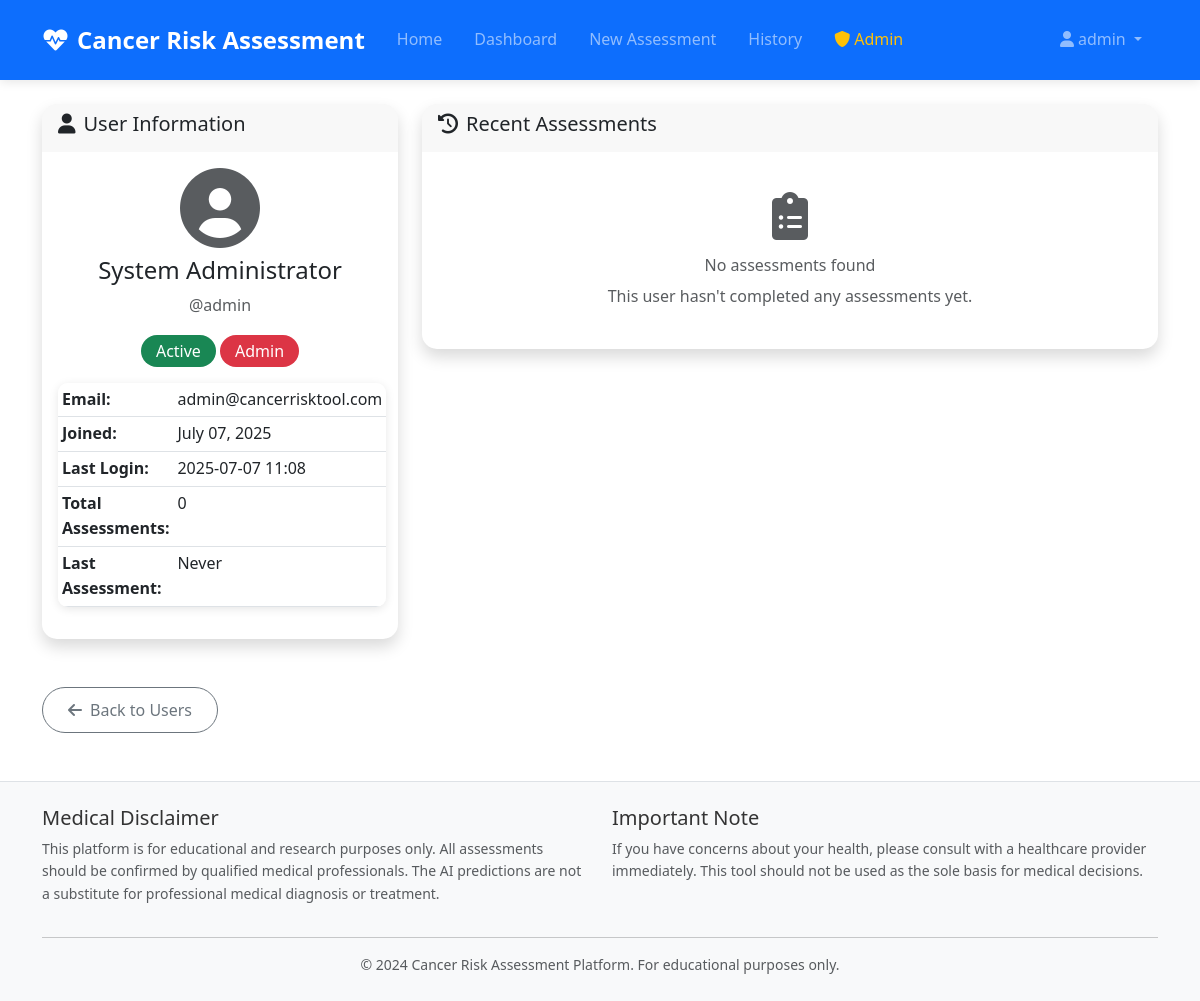
The app's page /admin/users/2 (signed in), older data.
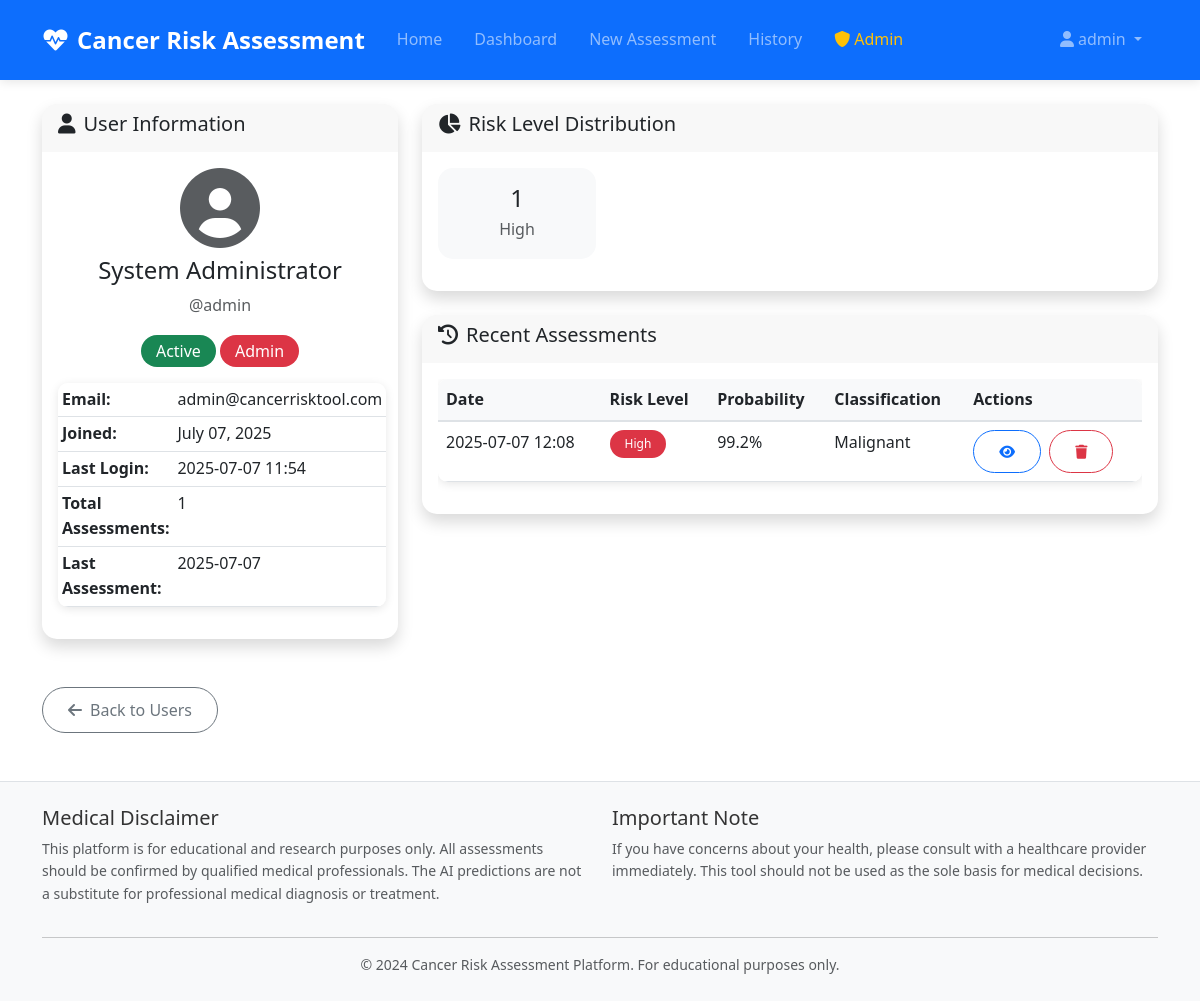
The same page, newer data.
### CancerRiskChecker/models/user.py (models this page shows, shortened)
class User(UserMixin, db.Model):
    __tablename__ = 'users'
    id = db.Column(db.Integer, primary_key=True)
    username = db.Column(db.String(64), unique=True, nullable=False, index=True)
    email = db.Column(db.String(120), unique=True, nullable=False, index=True)
    full_name = db.Column(db.String(100), nullable=True)
    password_hash = db.Column(db.String(256), nullable=False)
    created_at = db.Column(db.DateTime, default=datetime.utcnow, nullable=False)
    updated_at = db.Column(db.DateTime, default=datetime.utcnow, onupdate=datetime.utcnow)
    last_login = db.Column(db.DateTime, nullable=True)
    last_assessment = db.Column(db.DateTime, nullable=True)
    total_assessments = db.Column(db.Integer, default=0, nullable=False)
    is_active = db.Column(db.Boolean, default=True, nullable=False)
    is_admin = db.Column(db.Boolean, default=False, nullable=False)
    assessments = db.relationship('Assessment', backref='user', lazy='dynamic',
                                cascade='all, delete-orphan')
    def get_risk_distribution(self):
        from ..models.assessment import Assessment
        return db.session.query(
            Assessment.risk_level,
            db.func.count(Assessment.id).label('count')
        ).filter_by(user_id=self.id).group_by(Assessment.risk_level).all()

### CancerRiskChecker/models/assessment.py (models this page shows, shortened)
class Assessment(db.Model):
    __tablename__ = 'assessments'
    id = db.Column(db.Integer, primary_key=True)
    user_id = db.Column(db.Integer, db.ForeignKey('users.id'), nullable=False, index=True)
    timestamp = db.Column(db.DateTime, default=datetime.utcnow, nullable=False, index=True)
    radius_mean = db.Column(db.Float, nullable=False)
    texture_mean = db.Column(db.Float, nullable=False)
    perimeter_mean = db.Column(db.Float, nullable=False)
    area_mean = db.Column(db.Float, nullable=False)
    concave_points_mean = db.Column(db.Float, nullable=False)
    symmetry_mean = db.Column(db.Float, nullable=False)
    prediction_probability = db.Column(db.Float, nullable=False)
    prediction_class = db.Column(db.Integer, nullable=False)  # 0 for benign, 1 for malignant
    risk_level = db.Column(db.String(20), nullable=False, index=True)  # Very Low, Low, Moderate, High
    model_version = db.Column(db.String(50), default='1.0', nullable=False)
    processing_time = db.Column(db.Float, nullable=True)  # Time taken for prediction
    @property
    def prediction_text(self):
        return 'Malignant' if self.prediction_class == 1 else 'Benign'
    @property
    def probability_percentage(self):
        return round(self.prediction_probability * 100, 1)
    @property
    def risk_color(self):
        risk_colors = {
            'Very Low': 'success',
            'Low': 'primary',
            'Moderate': 'warning',
            'High': 'danger'
        }
        return risk_colors.get(self.risk_level, 'secondary')

### CancerRiskChecker/blueprints/admin.py (the view)
@admin_bp.route('/users/<int:user_id>')
@login_required
@admin_required
def user_detail(user_id):
    from ..models.user import User
    from ..models.assessment import Assessment
    user = User.query.get_or_404(user_id)
    recent_assessments = Assessment.query.filter_by(user_id=user.id)\
        .order_by(Assessment.timestamp.desc()).limit(10).all()
    risk_distribution = user.get_risk_distribution()
    return render_template('admin/user_detail.html',
                         user=user,
                         recent_assessments=recent_assessments,
                         risk_distribution=dict(risk_distribution))

### CancerRiskChecker/blueprints/admin.py (called while the page is built)
def admin_required(f):
    @wraps(f)
    def decorated_function(*args, **kwargs):
        if not current_user.is_authenticated or not current_user.is_admin:
            flash('Admin access required.', 'danger')
            return redirect(url_for('main.index'))
        return f(*args, **kwargs)
    return decorated_function

### CancerRiskChecker/templates/admin/user_detail.html (shortened to what the changed rows need)
{% extends "base.html" %}
{% block content %}
<div class="container my-4">
    <div class="row">
        <div class="col-lg-4 mb-4">
            <div class="card shadow">
                <div class="card-body">
                    <div class="text-center mb-3">
                        <i class="fas fa-user-circle fa-5x text-muted"></i>
                        <h4 class="mt-2">{{ user.full_name or user.username }}</h4>
                        <p class="text-muted">@{{ user.username }}</p>
                        <div class="mb-3">
                            {% if user.is_active %}
                                <span class="badge bg-success fs-6">Active</span>
                            {% else %}
                                <span class="badge bg-secondary fs-6">Inactive</span>
                            {% endif %}
                            {% if user.is_admin %}
                                <span class="badge bg-danger fs-6">Admin</span>
                            {% endif %}
                        </div>
                    </div>
                    <table class="table table-sm">
                        <tr>
                            <td><strong>Email:</strong></td>
                            <td>{{ user.email }}</td>
                        </tr>
                        <tr>
                            <td><strong>Joined:</strong></td>
                            <td>{{ user.created_at.strftime('%B %d, %Y') }}</td>
                        </tr>
                        <tr>
                            <td><strong>Last Login:</strong></td>
                            <td>{{ user.last_login.strftime('%Y-%m-%d %H:%M') if user.last_login else 'Never' }}</td>
                        </tr>
                        <tr>
                            <td><strong>Total Assessments:</strong></td>
                            <td>{{ user.total_assessments }}</td>
                        </tr>
                        <tr>
                            <td><strong>Last Assessment:</strong></td>
                            <td>{{ user.last_assessment.strftime('%Y-%m-%d') if user.last_assessment else 'Never' }}</td>
                        </tr>
                    </table>
                </div>
            </div>
        </div>
        <div class="col-lg-8">
            {% if risk_distribution %}
            <div class="card shadow mb-4">
                <div class="card-header">
                    <h5><i class="fas fa-chart-pie me-2"></i>Risk Level Distribution</h5>
                </div>
                <div class="card-body">
                    <div class="row">
                        {% for risk_level, count in risk_distribution.items() %}
                        <div class="col-md-3 mb-3">
                            <div class="card border-0 bg-light">
                                <div class="card-body text-center">
                                    <h4 class="mb-1">{{ count }}</h4>
                                    <p class="text-muted mb-0">{{ risk_level }}</p>
                                </div>
                            </div>
                        </div>
                        {% endfor %}
                    </div>
                </div>
            </div>
            {% endif %}
            <div class="card shadow">
                <div class="card-body">
                    {% if recent_assessments %}
                    <div class="table-responsive">
                        <table class="table table-hover">
                            <thead>
                                <tr>
                                    <th>Date</th>
                                    <th>Risk Level</th>
                                    <th>Probability</th>
                                    <th>Classification</th>
                                    <th>Actions</th>
                                </tr>
                            </thead>
                            <tbody>
                                {% for assessment in recent_assessments %}
                                <tr>
                                    <td>{{ assessment.timestamp.strftime('%Y-%m-%d %H:%M') }}</td>
                                    <td>
                                        <span class="badge bg-{{ assessment.risk_color }}">
                                            {{ assessment.risk_level }}
                                        </span>
                                    </td>
                                    <td>{{ assessment.probability_percentage }}%</td>
                                    <td>{{ assessment.prediction_text }}</td>
                                    <td>
                                        <a href="{{ url_for('assessment.result', assessment_id=assessment.id) }}"
                                           class="btn btn-sm btn-outline-primary me-1">
                                            <i class="fas fa-eye"></i>
                                        </a>
                                        <form method="POST" action="{{ url_for('admin.delete_assessment', assessment_id=assessment.id) }}"
                                              class="d-inline" onsubmit="return confirm('Are you sure you want to delete this assessment?')">
                                            <button type="submit" class="btn btn-sm btn-outline-danger">
                                                <i class="fas fa-trash"></i>
                                            </button>
                                        </form>
                                    </td>
                                </tr>
                                {% endfor %}
                            </tbody>
                        </table>
                    </div>
                    {% else %}
                    <div class="text-center py-4">
                        <i class="fas fa-clipboard-list fa-3x text-muted mb-3"></i>
                        <h6 class="text-muted">No assessments found</h6>
                        <p class="text-muted mb-0">This user hasn't completed any assessments yet.</p>
                    </div>
                    {% endif %}
                </div>
            </div>
        </div>
    </div>
</div>
{% endblock %}

### CancerRiskChecker/templates/base.html (shortened to what this page needs)
<!DOCTYPE html>
<html lang="en">
<head>
    <link href="https://cdn.jsdelivr.net/npm/bootstrap@5.3.0/dist/css/bootstrap.min.css" rel="stylesheet">
    <link rel="stylesheet" href="https://cdnjs.cloudflare.com/ajax/libs/font-awesome/6.0.0/css/all.min.css">
    <link rel="stylesheet" href="{{ url_for('static', filename='css/style.css') }}">
</head>
<body>
    <nav class="navbar navbar-expand-lg navbar-dark bg-primary">
        <div class="container">
            <a class="navbar-brand" href="{{ url_for('main.index') }}">
                <i class="fas fa-heartbeat me-2"></i>Cancer Risk Assessment
            </a>
            <div class="collapse navbar-collapse" id="navbarNav">
                <ul class="navbar-nav me-auto">
                    <li class="nav-item">
                        <a class="nav-link" href="{{ url_for('main.index') }}">Home</a>
                    </li>
                    {% if current_user.is_authenticated %}
                    <li class="nav-item">
                        <a class="nav-link" href="{{ url_for('dashboard.index') }}">Dashboard</a>
                    </li>
                    <li class="nav-item">
                        <a class="nav-link" href="{{ url_for('assessment.index') }}">New Assessment</a>
                    </li>
                    <li class="nav-item">
                        <a class="nav-link" href="{{ url_for('assessment.history') }}">History</a>
                    </li>
                    {% if current_user.is_admin %}
                    <li class="nav-item">
                        <a class="nav-link text-warning" href="{{ url_for('admin.index') }}">
                            <i class="fas fa-shield-alt me-1"></i>Admin
                        </a>
                    </li>
                    {% endif %}
                    {% endif %}
                </ul>
                <ul class="navbar-nav">
                    {% if current_user.is_authenticated %}
                    <li class="nav-item dropdown">
                        <a class="nav-link dropdown-toggle" href="#" id="navbarDropdown" role="button" data-bs-toggle="dropdown">
                            <i class="fas fa-user me-1"></i>{{ current_user.username }}
                        </a>
                    </li>
                    {% endif %}
                </ul>
            </div>
        </div>
    </nav>
    <main class="container-fluid">
        {% block content %}{% endblock %}
    </main>
    <footer class="bg-light mt-5 py-4">
        <div class="container">
            <div class="row">
                <div class="col-md-6">
                    <h5>Medical Disclaimer</h5>
                    <p class="text-muted small">
                        This platform is for educational and research purposes only.
                        All assessments should be confirmed by qualified medical professionals.
                        The AI predictions are not a substitute for professional medical diagnosis or treatment.
                    </p>
                </div>
                <div class="col-md-6">
                    <h5>Important Note</h5>
                    <p class="text-muted small">
                        If you have concerns about your health, please consult with a healthcare provider immediately.
                        This tool should not be used as the sole basis for medical decisions.
                    </p>
                </div>
            </div>
            <hr>
            <div class="row">
                <div class="col-12 text-center">
                    <p class="text-muted small mb-0">
                        &copy; 2024 Cancer Risk Assessment Platform. For educational purposes only.
                    </p>
                </div>
            </div>
        </div>
    </footer>
</body>
</html>

Row changes from the older to the newer data that the page shows:
changed User "System Administrator": last_login "2025-07-07 11:08" → "2025-07-07 11:54"; total_assessments "0" → "1"; last_assessment "Never" → "2025-07-07"
now on this page (row edited): Assessment: count "1", risk_level "High", timestamp "2025-07-07 12:08", probability_percentage "99.2", prediction_text "Malignant"
Text that changed along with them:
text no longer shown: "No assessments found This user hasn't completed any assessments yet."
text now shown: "Risk Level Distribution Date Risk Level Probability Classification Actions"
